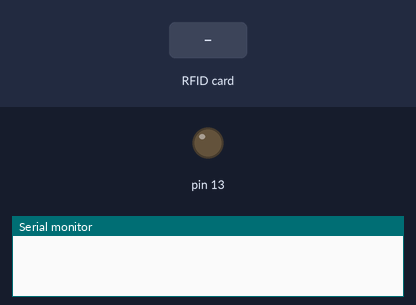
The sketch below on a simulated Arduino Mega 2560, built with avr-gcc and run on an emulated ATmega2560. Parts: output pins drawn as LEDs (lit = HIGH), the last lines printed to the serial monitor. The test bench sets the inputs (shaded band). Pins used as bus, display or sensor lines are not drawn.

Above: at 1.2 s.
1.3 s: RFID card 0B 51 F2 0E held to the reader
At 1.9 s:
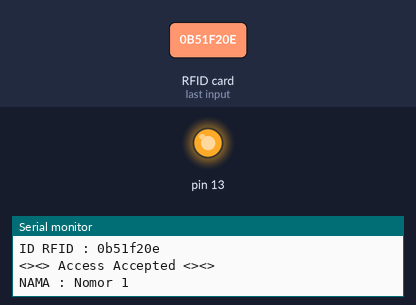
2.8 s: RFID card 0B F5 F5 0E held to the reader
At 3.7 s:
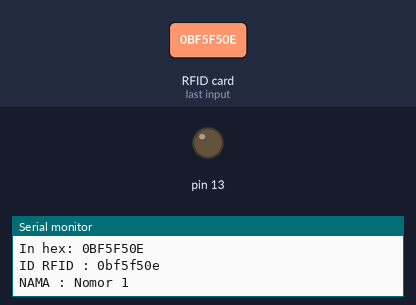
4.3 s: RFID card BB 17 FF 0E held to the reader
At 5.4 s:
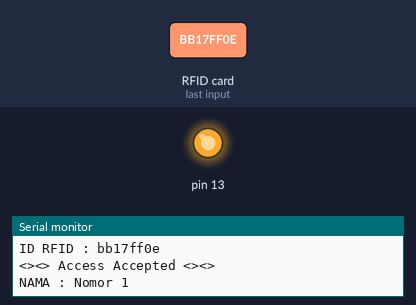
Timing chart, 0 to 7.3 s (numbered marks = the images above; inputs shaded):
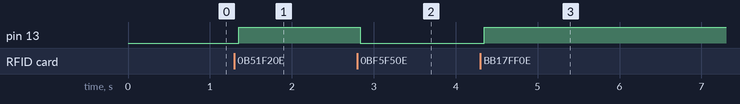

Measured:
- after the input at 1.3 s, pin 13: LOW → HIGH after 0.05 s
- after the input at 2.8 s, pin 13: HIGH → LOW at once
- after the input at 4.3 s, pin 13: LOW → HIGH after 0.05 s

The sketch:

RFID_new_2019-4-29.ino
```cpp
#include <MFRC522.h>
  // ----- RFID BEGIN
  /* Mega2560
   * MISO     50
   * MOSI     51
   * SDA      52
   * SCK      53
  */
  #define SS_PIN 53 // SDA
  #define RST_PIN 49 // RST
  MFRC522 rfid(SS_PIN, RST_PIN);
  MFRC522::MIFARE_Key key;
  String id;
  boolean lockdoor = true;
  // ----- RFID END

  String nama;

void setup() {
  SPI.begin();
  rfid.PCD_Init();
  // put your setup code here, to run once:
  pinMode (13, OUTPUT);
  Serial.begin(9600);
}

void loop() {
  // put your main code here, to run repeatedly:
  rfid_card();
}


void rfid_card(){
  if ( ! rfid.PICC_IsNewCardPresent())
    return;

  // Verify if the NUID has been readed
  if ( ! rfid.PICC_ReadCardSerial())
    return;

  Serial.print(F("PICC type: "));
  MFRC522::PICC_Type piccType = rfid.PICC_GetType(rfid.uid.sak);
  Serial.println(rfid.PICC_GetTypeName(piccType));

  Serial.println(F("The NUID tag is:"));
  Serial.print(F("In hex: "));
  printHex(rfid.uid.uidByte, rfid.uid.size);
  Serial.println();

//  id = String(rfid.uid.uidByte[0], HEX) +
//  String(rfid.uid.uidByte[1], HEX) +
//  String(rfid.uid.uidByte[2], HEX) +
//  String(rfid.uid.uidByte[3], HEX);

  rfid.PICC_HaltA();
  Serial.print("ID RFID : ");
  Serial.println(id);

  if (id == "0b51f20e" || // 1
  id == "0bf5f50e" || // 2
  id == "bb17ff0e" || // 3
  id == "eb5d340d" || // 4
  id == "ebc5430d"){ // 5

    if(lockdoor == true){
      lockdoor = false;
      Serial.println("<><> Access Accepted <><>");
      digitalWrite(13,1);
    }
    else if(lockdoor == false){
      lockdoor = true;
      digitalWrite(13,0);
    }

  }
  else {
    Serial.println();
    Serial.println("<!><!> Access Denied <!><!>");

    Serial.println("   O---------------------O ");
    Serial.println("   | O        O        O | ");
    Serial.println("   |   O      O      O   | ");
    Serial.println("   |     O    O    O     | ");
    Serial.println("   |       O  O  O       | ");
    Serial.println("   |         OOO         | ");
    Serial.println("   |       O  O  O       | ");
    Serial.println("   |     O    O    O     | ");
    Serial.println("   |   O      O      O   | ");
    Serial.println("   | O        O        O | ");
    Serial.println("   O---------------------O ");
  }
  if(id == "0b51f20e"){
      nama = "Nomor 1";
  }
  Serial.print("NAMA : ");
  Serial.println(nama);
  id = "";
}

void printHex(byte *buffer, byte bufferSize) {
  for (byte i = 0; i < bufferSize; i++) {
    Serial.print(buffer[i] < 0x10 ? "0" : "");
    Serial.print(buffer[i], HEX);
    id = id + String(buffer[i] < 0x10 ? "0" : "")+String(buffer[i], HEX);
  }
}
```
